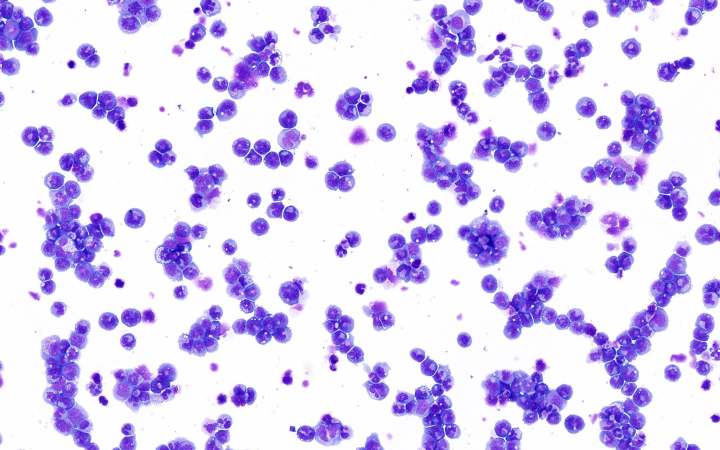
#> input picture Main/images/CL2 micr 14.jpg, 1440 x 900 px, given as the content of the folder ../Main/images/CL2 micr 14.jpg, which was not available (shown at 1/2 size)
$ python cellIsolation40x.py '../Main/images/CL2 micr 14.jpg'   (older library calls are emulated)
#> lines starting #> are read from the running program, lines starting #| are printed output that depends on the picture; after the words box and inside, x2 and y2 are one past the last pixel; in counts of white or black regions, pixels touching at a corner belong together; pictures that were not available may be replaced by others from this repository, and a replacement may not be noted
### 40x/neutFunctions.py
import numpy as np
import cv2
import pandas as pd
import sqlite3
import os
import matplotlib
matplotlib.use('agg')
from matplotlib import pyplot as plt

def calcCirc(cont):
	return 4*np.pi*cv2.contourArea(cont)/cv2.arcLength(cont, True)**2

def calcConv(cont):
	conHullArea = cv2.contourArea(cv2.convexHull(cont))
	return cv2.contourArea(cont)/conHullArea

# [43 lines left out: functions cvtGrey, createDB, not called in this run]

def createResultFiles():
	return None


# [205 lines left out: functions clean, countLobes, testParent, filterSeed, myColourMap, not called in this run]

### 40x/cellIsolation40x.py
import numpy as np
import cv2
import os
import copy
import matplotlib
matplotlib.use('agg')
import sys
import neutFunctions as nf
#from progress.bar import Bar

fileFile = sys.argv[1]

#importing image and making grayscale
if '.DS_Store' in fileFile or '._.DS_Store' in fileFile:
	print('Skipping DS_Store')
	exit()

x = os.listdir(fileFile)
if '.DS_Store' in x[0] or '._.DS_Store' in x[0]:
	imageFile = fileFile + '/' + x[1]
else:
	imageFile = fileFile + '/' + x[0]

#setting manual values
cellThreshValue = 200
areaMin = 10000
areaMax = 80000
annotateArea = True

#creating an output directory
try:
	os.mkdir('rawCells')
except:
	pass

print("Isolating cells from %s..."%imageFile)

img = cv2.imread(imageFile).astype(np.uint8)
#> img is the input picture: shape (900, 1440, 3); mean B, G, R 244.1, 208.1, 218.1
gray = cv2.cvtColor(img, cv2.COLOR_BGR2GRAY)
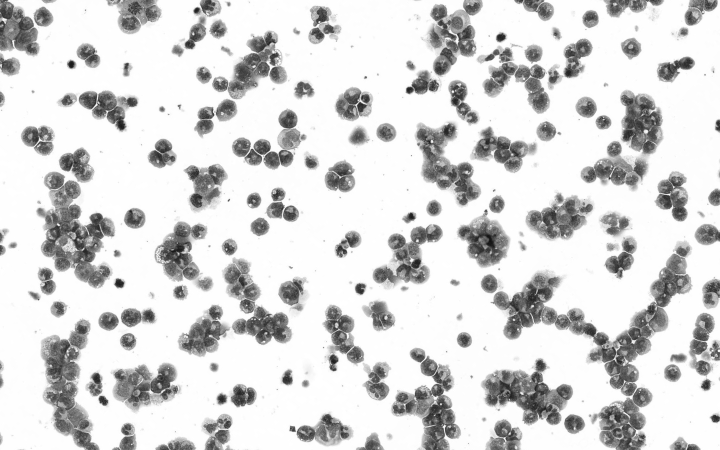
#> gray: shape (900, 1440) (shown at 1/2 size); min 18, max 255, mean 215.2
#thresholding for cells
ret, cellThresh = cv2.threshold(gray, cellThreshValue, 255, cv2.THRESH_BINARY_INV)
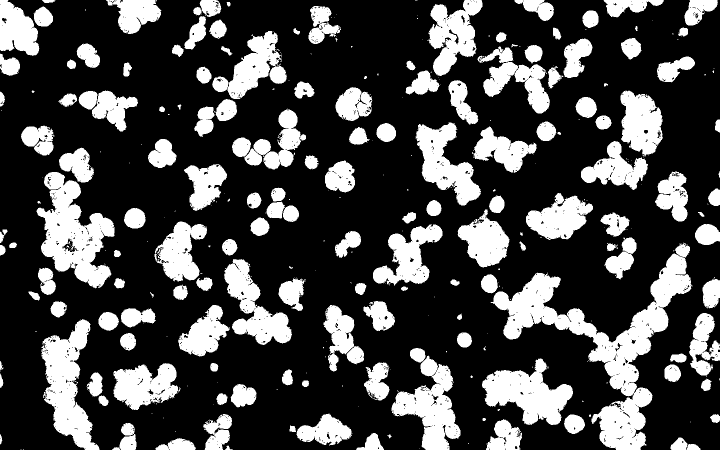
#> cellThresh: shape (900, 1440) (shown at 1/2 size); 28% white; 374 white regions (209 under 20 px)
#> ret = 200
#generating contours around cells
img2, cellCon, hierarchy = cv2.findContours(cellThresh, cv2.RETR_TREE, cv2.CHAIN_APPROX_SIMPLE)
#> cellCon = 1974 contours, 1715 with area under 20; largest, box (x1, y1, x2, y2) and area: (981, 485, 1385, 900) 38404, (73, 344, 229, 577) 18170, (82, 638, 199, 900) 14626, (964, 717, 1146, 850) 12398, (783, 711, 921, 900) 12030

#generate output and summary stats
nucData = []
cellData = []
totCellArea = 0
totNucArea = 0
validCells = 0
totNucCount = 0

outputDir = 'rawCells/%s'%fileFile.replace('./images/','')
try:
	os.mkdir(outputDir)
except:
	pass

#iterate through contours and isolate
noCellCon = len(cellCon)
#> noCellCon = 1974
print('Found {} objects.'.format(noCellCon))
#| Found 1974 objects.
#bar = Bar('Processing', max=noCellCon)

for i in range(noCellCon):
	#bar.next()
	cellArea = cv2.contourArea(cellCon[i])
	totCellArea += cellArea
	x, y, width, height = cv2.boundingRect(cellCon[i])

	#excluding tiny and big blobs
	if cellArea > areaMin and cellArea < areaMax and nf.calcCirc(cellCon[i])>0.5:
		#excluding cells on edges
		if not (x == 0 or x+width >= img.shape[1] or y == 0 or y+height >= img.shape[0]):
			validCells += 1
			name = "ROI_%s"%str(i)

			#creating mask for cells
			rawMask = np.zeros((img.shape[0], img.shape[1], 1), dtype = "uint8")
			cv2.drawContours(rawMask, cellCon, i, (255), -1)
			revMask = np.bitwise_not(rawMask)
			res1 = cv2.bitwise_and(img, img, mask = rawMask)
			res2 = res1 + revMask

			#isolating cells
			margin = 100
			rawROI = np.zeros((height+2*margin, width+2*margin, 3))+255
			rawROI[margin:margin+height, margin:margin+width] = res2[y:y+height, x:x+width]

			#checking for clarity
			if annotateArea:
				imgTxt = copy.copy(rawROI)
				cv2.putText(imgTxt, "Area = %s"%cellArea, (int(0.1*margin),height+int(1.9*margin)), cv2.FONT_HERSHEY_SIMPLEX, 0.4, (255))
				cv2.imwrite("%s/%s.jpg"%(outputDir,name), imgTxt)
			else:
				cv2.imwrite("%s/%s.jpg"%(outputDir,name), rawROI)
#> this loop made 1974 passes
#> (cellArea, totCellArea, x, y, width, height) on passes 5, 6, 8: (43, 43, 450, 891, 16, 9), (228, 271, 1373, 888, 28, 12), (1145, 1416.5, 311, 876, 81, 24)
#> after the loop, totCellArea = 364845; validCells = 0
#bar.finish()

print("\tDone with {}".format(imageFile))

$ run again, on Main/images/cl2 micr 1 gcsf 71217.jpg
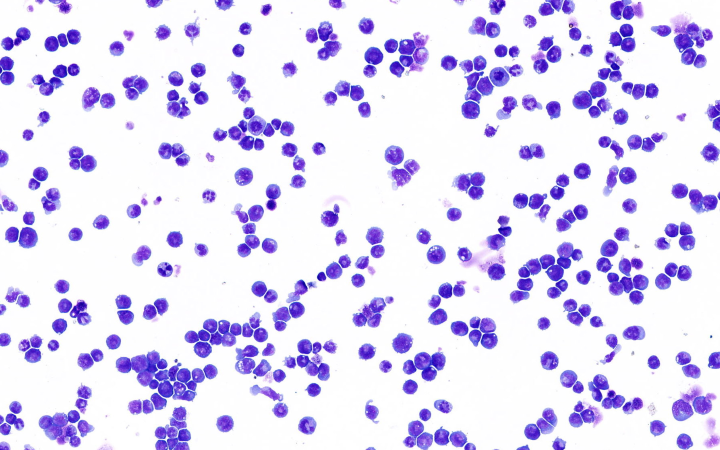
#> input picture Main/images/cl2 micr 1 gcsf 71217.jpg, 1440 x 900 px, given as the content of the folder ../Main/images/cl2 micr 1 gcsf 71217.jpg, which was not available (shown at 1/2 size)
#> img is the input picture: shape (900, 1440, 3); mean B, G, R 245.6, 217.4, 224.3
#> `gray = cv2.cvtColor(img, cv2.COLOR_BGR2GRAY)`:
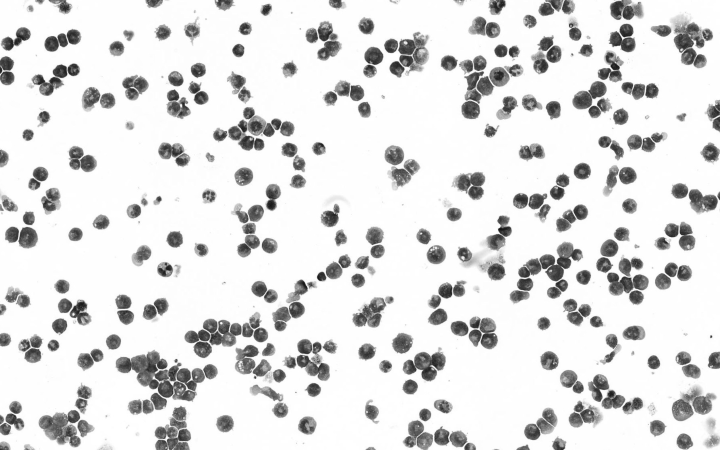
#> gray: shape (900, 1440) (shown at 1/2 size); min 17, max 255, mean 222.7
#> `ret, cellThresh = cv2.threshold(gray, cellThreshValue, 255, cv2.THRESH..`:
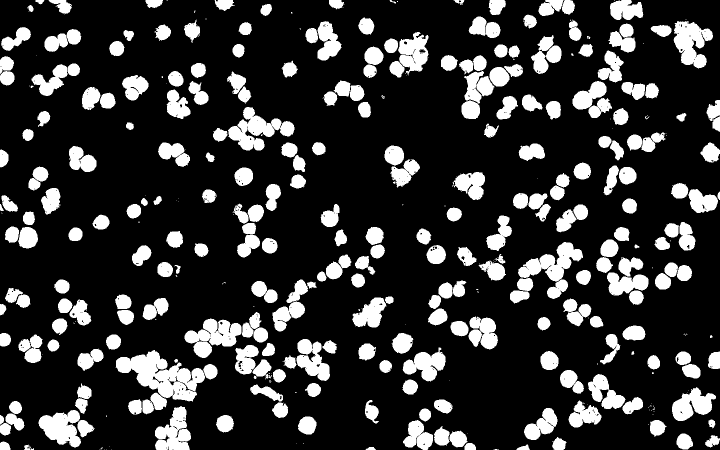
#> cellThresh: shape (900, 1440) (shown at 1/2 size); 20.7% white; 382 white regions (108 under 20 px)
#> ret = 200
#> cellCon = 853 contours, 557 with area under 20; largest, box (x1, y1, x2, y2) and area: (231, 700, 410, 803) 8970, (456, 214, 589, 301) 4984, (369, 637, 483, 716) 4690, (1036, 484, 1166, 563) 4384, (1347, 42, 1426, 137) 4366
#> noCellCon = 853
#| Found 853 objects.
#> the loop `for i in range(noCellCon):` made 853 passes
#> (cellArea, totCellArea, x, y, width, height) on passes 7, 9, 10: (69.5, 77.5, 731, 894, 21, 6), (149.5, 227, 1033, 889, 27, 11), (96.5, 323.5, 48, 889, 20, 11)
#> after the loop `for i in range(noCellCon):`: totCellArea = 255958.5; validCells = 0

$ run again, on Main/images/cl2 micr 1 unt 71217.jpg
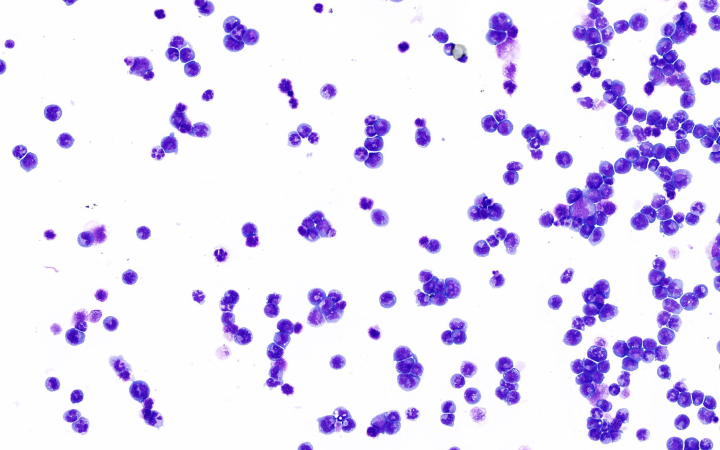
#> input picture Main/images/cl2 micr 1 unt 71217.jpg, 1440 x 900 px, given as the content of the folder ../Main/images/cl2 micr 1 unt 71217.jpg, which was not available (shown at 1/2 size)
#> img is the input picture: shape (900, 1440, 3); mean B, G, R 247.2, 224.2, 230.8
#> `gray = cv2.cvtColor(img, cv2.COLOR_BGR2GRAY)`:
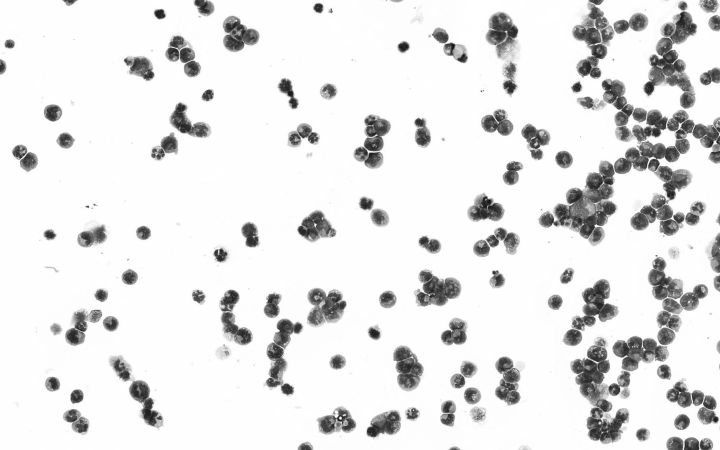
#> gray: shape (900, 1440) (shown at 1/2 size); min 12, max 255, mean 228.8
#> `ret, cellThresh = cv2.threshold(gray, cellThreshValue, 255, cv2.THRESH..`:
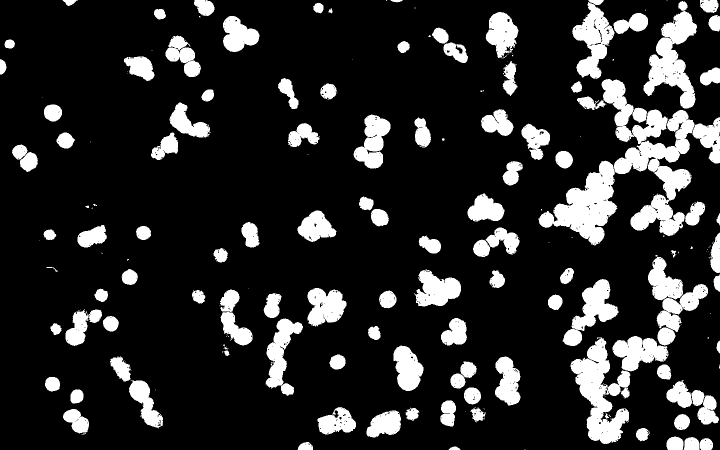
#> cellThresh: shape (900, 1440) (shown at 1/2 size); 16.6% white; 209 white regions (95 under 20 px)
#> ret = 200
#> cellCon = 965 contours, 831 with area under 20; largest, box (x1, y1, x2, y2) and area: (1077, 158, 1440, 491) 36116, (1141, 675, 1261, 888) 11802, (1287, 2, 1394, 217) 9676, (1144, 4, 1229, 158) 6405, (1125, 558, 1237, 692) 5664
#> noCellCon = 965
#| Found 965 objects.
#> the loop `for i in range(noCellCon):` made 965 passes
#> (cellArea, totCellArea, x, y, width, height) on passes 3, 4, 9: (92.5, 92.5, 897, 893, 24, 7), (342, 434.5, 595, 884, 31, 16), (1139, 1586.5, 1367, 874, 59, 26)
#> after the loop `for i in range(noCellCon):`: totCellArea = 211299.5; validCells = 0

$ run again, on Main/images/cl2 micr 12 dox gcsf 71217.jpg
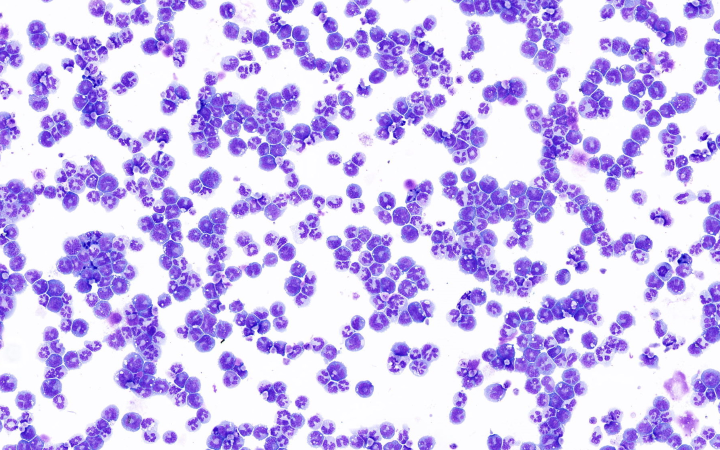
#> input picture Main/images/cl2 micr 12 dox gcsf 71217.jpg, 1440 x 900 px, given as the content of the folder ../Main/images/cl2 micr 12 dox gcsf 71217.jpg, which was not available (shown at 1/2 size)
#> img is the input picture: shape (900, 1440, 3); mean B, G, R 241.7, 192.8, 206.9
#> `gray = cv2.cvtColor(img, cv2.COLOR_BGR2GRAY)`:
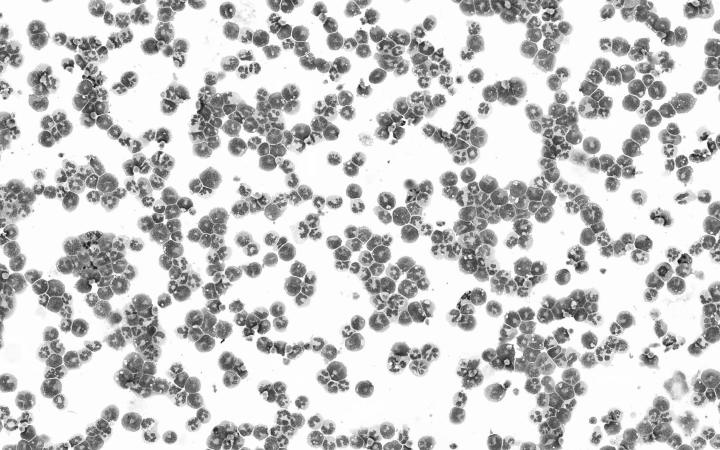
#> gray: shape (900, 1440) (shown at 1/2 size); min 12, max 255, mean 202.6
#> `ret, cellThresh = cv2.threshold(gray, cellThreshValue, 255, cv2.THRESH..`:
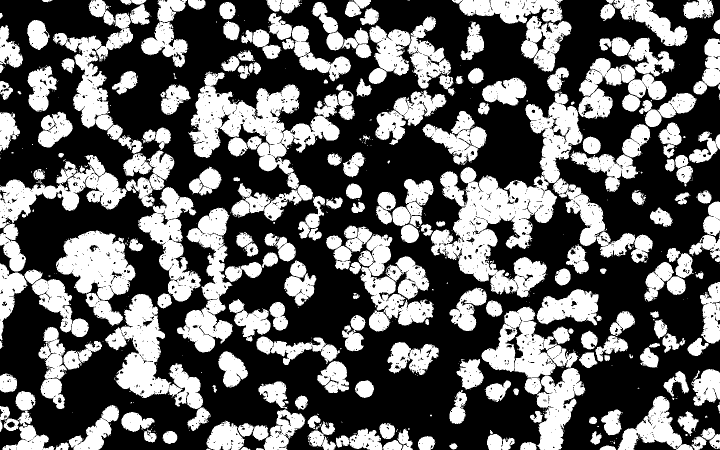
#> cellThresh: shape (900, 1440) (shown at 1/2 size); 39% white; 821 white regions (569 under 20 px)
#> ret = 200
#> cellCon = 4467 contours, 3940 with area under 20; largest, box (x1, y1, x2, y2) and area: (862, 182, 1165, 595) 41495, (377, 143, 679, 348) 26551, (210, 588, 406, 818) 17208, (963, 613, 1157, 789) 14146, (112, 460, 271, 600) 13898
#> noCellCon = 4467
#| Found 4467 objects.
#> the loop `for i in range(noCellCon):` made 4467 passes
#> (cellArea, totCellArea, x, y, width, height) on passes 2, 3, 5: (32, 42, 512, 896, 16, 4), (55, 97, 481, 894, 20, 6), (187, 284, 1199, 891, 33, 9)
#> after the loop `for i in range(noCellCon):`: totCellArea = 522070; validCells = 0
